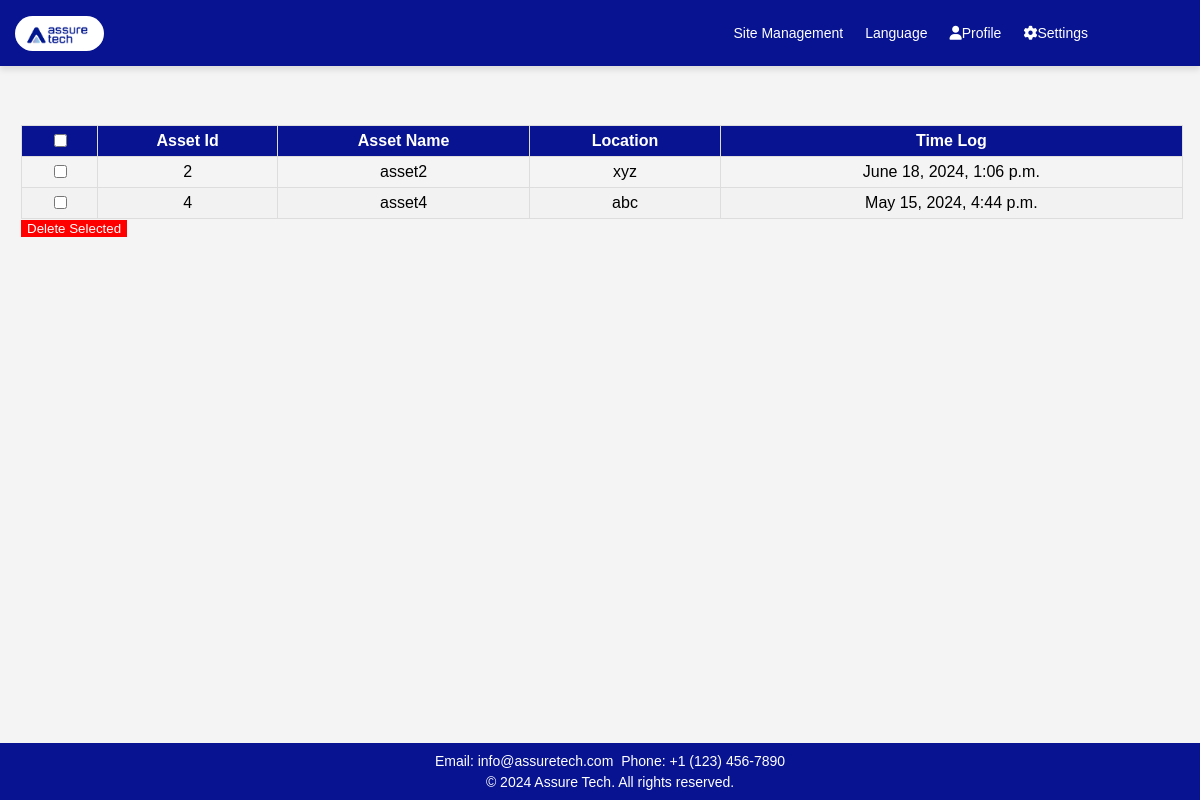
Before: /exit/ with the older database file.
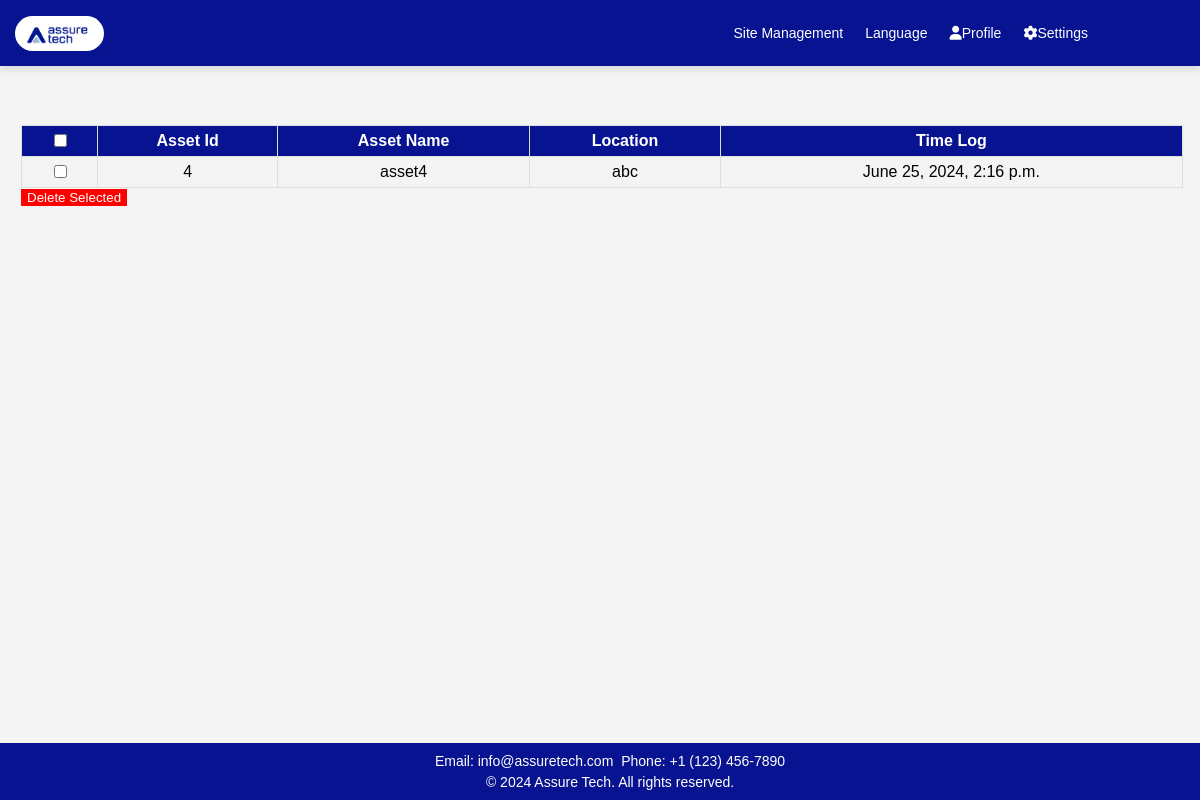
After: the same page with the newer database file.
### app1/models.py (models this page shows, shortened)
class Asset(models.Model):
    asset_id = models.IntegerField(unique=True)
    picture = models.ImageField(upload_to='asset_pictures/', blank=True, null=True)
    asset_name = models.CharField(max_length=255)
    tag_id = models.IntegerField(unique=True)
    footage = models.ImageField(upload_to='assets_footage/', blank=True, null=True,verbose_name= 'Footage')
    description = models.CharField(max_length=500)
    asset_category = models.CharField(max_length=50)
    STATUS_CHOICES = [
        ('active', 'Active'),
        ('inactive', 'Inactive'),
    ]
    status = models.CharField(max_length=50, choices=STATUS_CHOICES)
    location = models.CharField(max_length=100)
    time_log = models.DateTimeField(auto_now=True)

### app1/views.py (the view)
# urls.py: path('exit/',views.exit,name='exit'),
def exit(request):
    assets = Asset.objects.filter(status='inactive')
    return render(request, 'app1/exit_status.html', {'assets': assets})

### app1/templates/app1/exit_status.html (shortened to what this page needs)
<!DOCTYPE html>
<html lang="en">
<head>
    {% load static %}
    <link rel="stylesheet" href="https://cdnjs.cloudflare.com/ajax/libs/font-awesome/6.0.0/css/all.min.css">
</head>
<body>
    <header>
        <a class="logo" href="#"><img src="{% static 'app1/images/logo.jpg' %}" alt="Logo"></a>
        <nav class="nav">
            <div class="dropdown">
                <a href="{% url 'sites' %}">Site Management</a>
            </div>
            <div class="dropdown">
                <a href="#" class="dropbtn">Language</a>
            </div>
            <div class="dropdown">
                <a href="#" class="dropbtn"><i class="fas fa-user"></i>Profile</a>
            </div>
            <div class="dropdown">
                <a href="#" class="dropbtn"><i class="fas fa-cog"></i>Settings</a>
            </div>
        </nav>
    </header>
    <div class="main-container">
        <div class="main-content">
            <form method="post" action="{% url 'delete_selected1' %}">
            <table>
                <thead>
                    <tr>
                        <th><input type="checkbox" onClick="toggleAll(this)"></th>
                        <th>Asset Id</th>
                        <th>Asset Name</th>
                        <th>Location</th>
                        <th>Time Log</th>
                    </tr>
                </thead>
                <tbody>
                    {% for asset in assets %}
                    <tr>
                        <td><input type="checkbox" name="selected_recordings" value="{{ asset.pk }}"></td>
                        <td>{{ asset.asset_id }}</td>
                        <td>{{ asset.asset_name }}</td>
                        <td>{{ asset.location }}</td>
                        <td>{{ asset.time_log }}</td>
                    </tr>
                    {% endfor %}
                </tbody>
            </table>
            <button type="submit" class="delete-btn">Delete Selected</button>
        </div>
        </div>
        <footer>
            <p>Email: info@assuretech.com</p>
            <p>Phone: +1 (123) 456-7890</p>
            <div class="footer-bottom">
                <p>&copy; 2024 Assure Tech. All rights reserved.</p>
            </div>
        </footer>
</body>
</html>

### app1/templates/app1/exit_status.html (style rules this page uses)
body { font-family: 'Verdana', sans-serif; width: 100%; margin: 0; padding-top: 10vh; background: #f4f4f4; box-sizing: border-box; height: 800px; }
header { background-color: #071390; color: white; text-align: center; padding: 15px 0; position: fixed; top: 0; width: 100%; z-index: 1000; display: flex; justify-content: space-between; align-items: center; box-shadow: 0px 4px 6px rgba(0, 0, 0, 0.1); }
.nav a { color: white; padding: 10px 10px; font-size: 14px; text-decoration: none; display: inline-block; margin-right: 2px; transition: color 0.3s ease; }
.nav { display: flex; align-items: center; margin-right: 100px; }
.logo img { max-height: 35px; margin-left: 15px; float: left; border-radius: 20px; }
.dropdown { display: inline-block; position: relative; text-align: center; }
footer { position: fixed; bottom: 0; width: 100%; background-color: #071390; color: white; text-align: center; padding: 10px; z-index: 1000; font-size: 14px; }
footer h4, footer p { white-space: nowrap; margin: 0; padding: 2px; display: inline; }
.footer-bottom { white-space: nowrap; padding-top: 5px; }
.footer-bottom p { margin: 0; }
.main-container { display: flex; }
.main-content { margin-left: 1px; padding: 20px; width: 95%; margin-right: 20px; }
table { width: 102%; border-collapse: collapse; margin-top: 25px; }
th, td { border: 1px solid #ddd; padding: 5px; text-align: center; }
th { background-color: #071390; color: white; text-align: center; }
.delete-btn { background-color: red; color: white; border: none; }

Changed rows visible on the page:
removed Asset: asset_id "2", asset_name "asset2", location "xyz", time_log "June 18, 2024, 1:06 p.m."
changed Asset "asset4": time_log "May 15, 2024, 4:44 p.m." → "June 25, 2024, 2:16 p.m."
